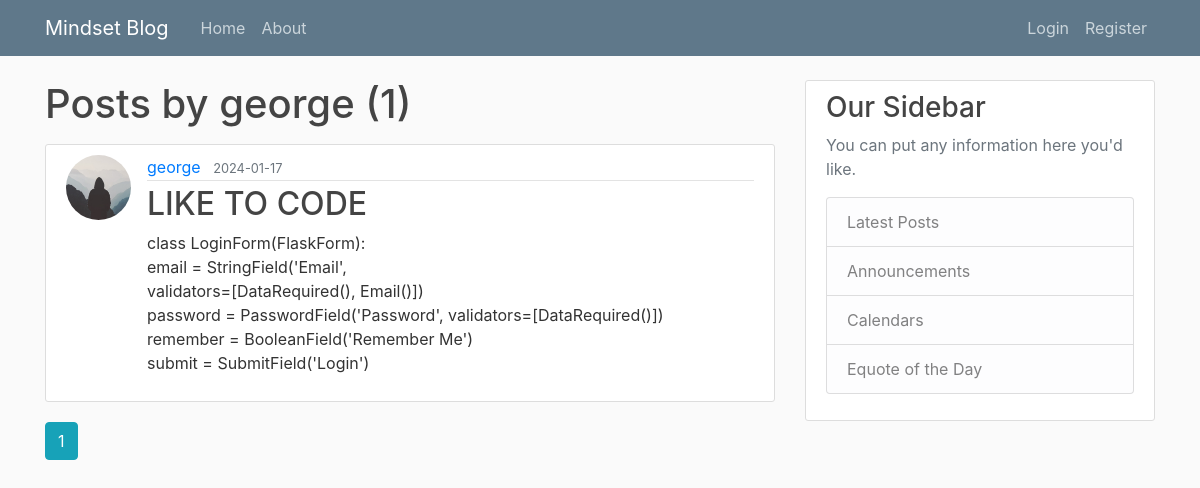
The page /user/george on the database its author committed.
### blog/models.py (models this page shows, shortened)
class User(db.Model, UserMixin):
    id = db.Column(db.Integer, primary_key=True)
    username = db.Column(db.String(20), unique=True, nullable=False)
    email = db.Column(db.String(120), unique=True, nullable=False)
    image_file = db.Column(db.String(20), nullable=False, default='default.jpg')
    password = db.Column(db.String(60), nullable=False)
    posts = db.relationship('Post', backref='author', lazy=True)

class Post(db.Model):
    id = db.Column(db.Integer, primary_key=True)
    title = db.Column(db.String(100), nullable=False)
    date_posted = db.Column(db.DateTime, nullable=False, default=datetime.utcnow)
    content = db.Column(db.Text, nullable=False)
    user_id = db.Column(db.Integer, db.ForeignKey('user.id'), nullable=False)

### blog/routes.py (the view)
@app.route("/user/<string:username>")
def user_posts(username):
    page = request.args.get('page', 1, type=int)
    user = User.query.filter_by(username=username).first_or_404()
    posts = Post.query.filter_by(author=user)\
        .order_by(Post.date_posted.desc())\
        .paginate(page=page, per_page=5)
    return render_template('user_posts.html', posts=posts, user=user)

### blog/templates/user_posts.html
{% extends "layout.html" %}
{% block content %}
    <h1 class="mb-3">Posts by {{ user.username }} ({{ posts.total }})</h1>
    {% for post in posts.items %}
        <article class="media content-section">
          <img class="rounded-circle article-img" src="{{ url_for('static', filename='profile_pics/' + post.author.image_file) }}">
          <div class="media-body">
            <div class="article-metadata">
              <a class="mr-2" href="{{ url_for('user_posts', username=post.author.username) }}">{{ post.author.username }}</a>
              <small class="text-muted">{{ post.date_posted.strftime('%Y-%m-%d') }}</small>
            </div>
            <h2><a class="article-title" href="{{ url_for('post', post_id=post.id) }}">{{ post.title }}</a></h2>
            <p class="article-content">{{ post.content }}</p>
          </div>
        </article>
    {% endfor %}
    {% for page_num in posts.iter_pages(left_edge=1, right_edge=1, left_current=1, right_current=2) %}
      {% if page_num %}
        {% if posts.page == page_num %}
          <a class="btn btn-info mb-4" href="{{ url_for('user_posts', username=user.username, page=page_num) }}">{{ page_num }}</a>
        {% else %}
          <a class="btn btn-outline-info mb-4" href="{{ url_for('user_posts', username=user.username, page=page_num) }}">{{ page_num }}</a>
        {% endif %}
      {% else %}
        ...
      {% endif %}
    {% endfor %}
{% endblock content %}

### blog/static/main.css (style rules this page uses)
body { background: #fafafa; color: #333333; margin-top: 5rem; }
h1, h2, h3, h4, h5, h6 { color: #444444; }
.content-section { background: #ffffff; padding: 10px 20px; border: 1px solid #dddddd; border-radius: 3px; margin-bottom: 20px; }
.article-title { color: #444444; }
.article-content { white-space: pre-line; }
.article-img { height: 65px; width: 65px; margin-right: 16px; }
.article-metadata { padding-bottom: 1px; margin-bottom: 4px; border-bottom: 1px solid #e3e3e3 }

### rows shown on the page
User: username "george"
Post: image_file (placeholder picture), author.username "george", date_posted "2024-01-17", title "LIKE TO CODE", content "class LoginForm(FlaskForm): email = StringField('Email', validators=[DataRequired(), Email()]) password = PasswordField('Password', validators=[DataRequired()]) remember = BooleanField('Remember Me') submit = SubmitField('Login')"

### other values the page prints
{{ posts.total }} "1"
{{ page_num }} "1"
